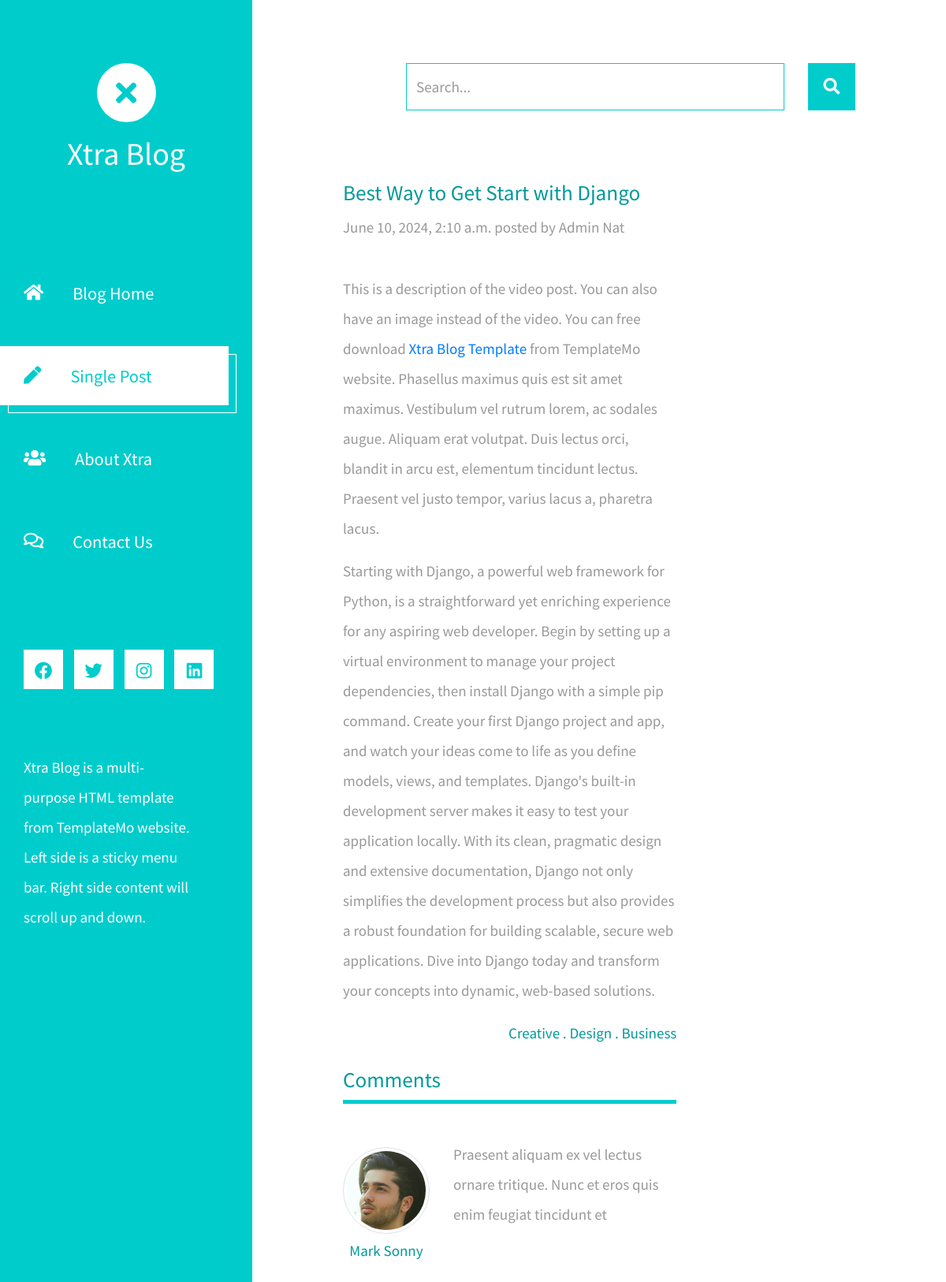
Page /post.html/2 on the committed database.
### posts/models.py (models this page shows)
class Post(models.Model):
    title = models.CharField(max_length=100)
    body = models.CharField(max_length=1000000)
    created_at = models.DateTimeField(default=datetime.now, blank= True)

### posts/views.py (the view)
# urls.py: path('post.html/<int:pk>', views.post, name='post'),
def post(request, pk):
    posts = Post.objects.get(id=pk)
    return render(request, 'post.html',{'posts': posts})

### templates/post.html (shortened to what this page needs)
{% load static %}
<!DOCTYPE html>
<html lang="en">
<head>
    <link rel="stylesheet" href="{% static 'fontawesome/css/all.min.css' %}">
    <link href="{% static 'css/bootstrap.min.css' %}" rel="stylesheet">
    <link href="{% static 'css/templatemo-xtra-blog.css' %}" rel="stylesheet">
</head>
<body>
    <header class="tm-header" id="tm-header">
        <div class="tm-header-wrapper">
            <div class="tm-site-header">
                <div class="mb-3 mx-auto tm-site-logo"><i class="fas fa-times fa-2x"></i></div>
                <h1 class="text-center">Xtra Blog</h1>
            </div>
            <nav class="tm-nav" id="tm-nav">
                <ul>
                    <li class="tm-nav-item"><a href="{% static 'index.html' %}" class="tm-nav-link">
                        <i class="fas fa-home"></i>
                        Blog Home
                    </a></li>
                    <li class="tm-nav-item active"><a href="{% static 'post.html' %}" class="tm-nav-link">
                        <i class="fas fa-pen"></i>
                        Single Post
                    </a></li>
                    <li class="tm-nav-item"><a href="about.html" class="tm-nav-link">
                        <i class="fas fa-users"></i>
                        About Xtra
                    </a></li>
                    <li class="tm-nav-item"><a href="{% static 'contact.html' %}" class="tm-nav-link">
                        <i class="far fa-comments"></i>
                        Contact Us
                    </a></li>
                </ul>
            </nav>
            <div class="tm-mb-65">
                <a href="https://facebook.com" class="tm-social-link">
                    <i class="fab fa-facebook tm-social-icon"></i>
                </a>
                <a href="https://twitter.com" class="tm-social-link">
                    <i class="fab fa-twitter tm-social-icon"></i>
                </a>
                <a href="https://instagram.com" class="tm-social-link">
                    <i class="fab fa-instagram tm-social-icon"></i>
                </a>
                <a href="https://linkedin.com" class="tm-social-link">
                    <i class="fab fa-linkedin tm-social-icon"></i>
                </a>
            </div>
            <p class="tm-mb-80 pr-5 text-white">
                Xtra Blog is a multi-purpose HTML template from TemplateMo website. Left side is a sticky menu bar. Right side content will scroll up and down.
            </p>
        </div>
    </header>
    <div class="container-fluid">
        <main class="tm-main">
            <div class="row tm-row">
                <div class="col-12">
                    <form method="GET" class="form-inline tm-mb-80 tm-search-form">
                        <input class="form-control tm-search-input" name="query" type="text" placeholder="Search..." aria-label="Search">
                        <button class="tm-search-button" type="submit">
                            <i class="fas fa-search tm-search-icon" aria-hidden="true"></i>
                        </button>
                    </form>
                </div>
            </div>
            <div class="row tm-row">
                <div class="col-lg-8 tm-post-col">
                    <div class="tm-post-full">
                        <div class="mb-4">
                            <h2 class="pt-2 tm-color-primary tm-post-title">{{posts.title}}</h2>
                            <p class="tm-mb-40">{{posts.created_at}} posted by Admin Nat</p>
                            <p>
                                This is a description of the video post. You can also have an image instead of
                                the video. You can free download
                                <a rel="nofollow" href="https://templatemo.com/tm-553-xtra-blog" target="_blank">Xtra Blog Template</a>
                                from TemplateMo website. Phasellus maximus quis est sit amet maximus. Vestibulum vel rutrum
                                lorem, ac sodales augue. Aliquam erat volutpat. Duis lectus orci, blandit in arcu
                                est, elementum tincidunt lectus. Praesent vel justo tempor, varius lacus a,
                        pharetra lacus. </p>
                            <p>
                                {{posts.body}}
                            </p>
                            <span class="d-block text-right tm-color-primary">Creative . Design . Business</span>
                        </div>
                        <div>
                            <h2 class="tm-color-primary tm-post-title">Comments</h2>
                            <hr class="tm-hr-primary tm-mb-45">
                            <div class="tm-comment tm-mb-45">
                                <figure class="tm-comment-figure">
                                    <img src="{% static 'img/comment-1.jpg' %}" alt="Image" class="mb-2 rounded-circle img-thumbnail">
                                    <figcaption class="tm-color-primary text-center">Mark Sonny</figcaption>
                                </figure>
                                <div>
                                    <p>
                                        Praesent aliquam ex vel lectus ornare tritique. Nunc et eros
                                        quis enim feugiat tincidunt et
</p></div></div></div>

### rows in the picture
Post: title "Best Way to Get Start with Django", created_at "June 10, 2024, 2:10 a.m.", body "Starting with Django, a powerful web framework for Python, is a straightforward yet enriching experience for any aspiring web developer. Begin by setting up a virtual environment to manage your project dependencies, then install Django with a simple pip command. Create your first Django project and app, and watch your ideas come to life as you define models, views, and templates. Django's built-in development server makes it easy to test your application locally. With its clean, pragmatic design and extensive documentation, Django not only simplifies the development process but also provides a robust foundation for building scalable, secure web applications. Dive into Django today and…"
